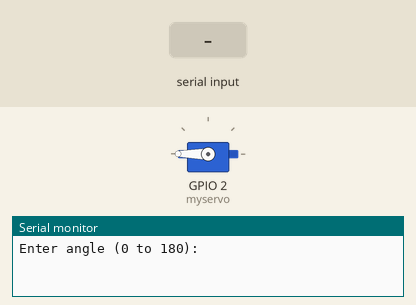
Recording of a sketch running on a simulated ESP32. On the bench: servo, the last lines printed to the serial monitor. Inputs (shaded band) come from the test bench.

Above: at 1.2 s.
1.3 s: "90,45\n" received over Serial
At 1.7 s:
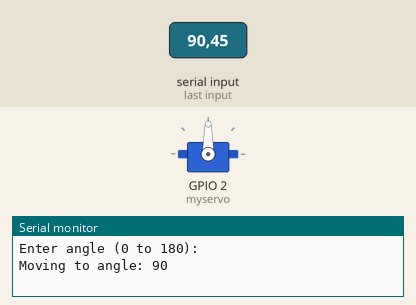
2.8 s: "30,150\n" received over Serial
At 3.8 s:
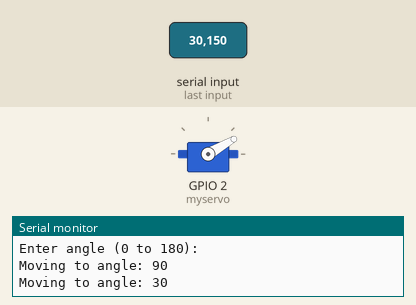
4.3 s: "5\n" received over Serial
At 4.7 s:
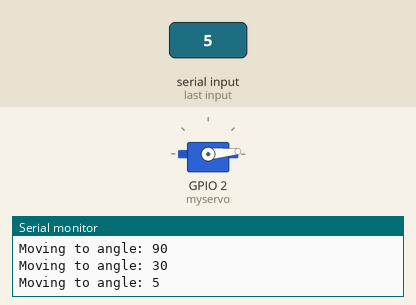
Timing chart, 0 to 7.3 s (numbered marks = the images above; inputs shaded):
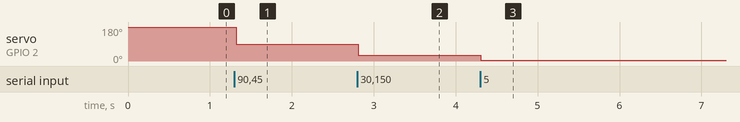

Measured:
- after the input at 1.3 s, servo on GPIO 2 (myservo): 180° → 90° at once
- after the input at 2.8 s, servo on GPIO 2 (myservo): 90° → 30° at once
- after the input at 4.3 s, servo on GPIO 2 (myservo): 30° → 5° at once

The sketch:

Servo_motor_Control_Stoppering.ino
```cpp
#include <ESP32Servo.h>

Servo myservo;

int currentAngle = 180;         // Start at mid position
int targetAngle = 180;          // Target position (user-defined)
const int moveDelay = 0;      // Delay in ms between steps (lower = faster)

void setup() {
  Serial.begin(115200);
  myservo.attach(2);          // Attach to GPIO 18
  myservo.write(targetAngle); // Move to initial position
  Serial.println("Enter angle (0 to 180):");
}

void loop() {
  // Check for new serial input
  if (Serial.available()) {
    String input = Serial.readStringUntil('\n');
    input.trim();

    int angle = input.toInt();
    if (angle >= 0 && angle <= 180) {
      targetAngle = angle;
      Serial.print("Moving to angle: ");
      Serial.println(targetAngle);
    } else {
      Serial.println("Invalid input. Enter a number between 0 and 180.");
    }
  }

  // Smooth motion toward targetAngle
  if (currentAngle < targetAngle) {
    currentAngle++;
    myservo.write(currentAngle);
    delay(moveDelay);
  } else if (currentAngle > targetAngle) {
    currentAngle--;
    myservo.write(currentAngle);
    delay(moveDelay);
  }
}
```
